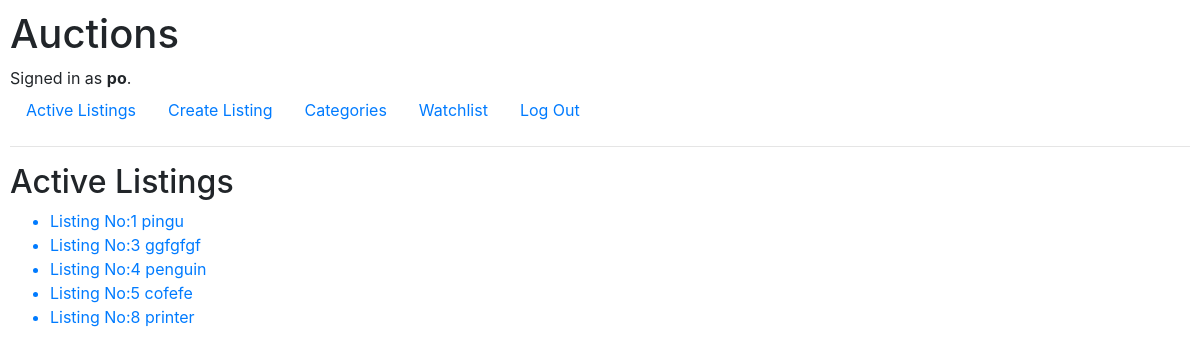
Screenshot of / (signed in) with the database file from the repository.
### auctions/models.py (models this page shows, shortened)
class User(AbstractUser):
    pass

class Auction(models.Model):
    user = models.ForeignKey(User, on_delete=models.CASCADE)
    active = models.BooleanField(blank=False, default=True)
    title = models.CharField(max_length=100, blank=False)
    description = models.TextField(blank=False)
    category = models.ForeignKey(Category,blank=True, on_delete=models.PROTECT, related_name="categories")
    start_bid = models.FloatField()
    image = models.URLField(blank=True, null=True)
    winner = models.ForeignKey(User, blank=True, on_delete = models.CASCADE, related_name="auction_winner", null=True)

### auctions/views.py (the view)
# urls.py: path("", views.index, name="index"),
def index(request):
    return render(request, "auctions/index.html", {
        "auctions": Auction.objects.all().filter(active=True)
    })

### auctions/templates/auctions/index.html
{% extends "auctions/layout.html" %}
{% block body %}
    <h2>Active Listings</h2>
    <ul>
        {% for auction in auctions %}
            <a href="{% url 'listing' auction.id %}"><li>Listing No:{{ auction.id}} {{ auction.title }}</li></a>
        {% endfor %}
    </ul>
{% endblock %}

### auctions/templates/auctions/layout.html (shortened to what this page needs)
{% load static %}
<!DOCTYPE html>
<html lang="en">
    <head>
        <link rel="stylesheet" href="https://stackpath.bootstrapcdn.com/bootstrap/4.4.1/css/bootstrap.min.css">
        <link href="{% static 'auctions/styles.css' %}" rel="stylesheet">
    </head>
    <body>
        <h1>Auctions</h1>
        <div>
            {% if user.is_authenticated %}
                Signed in as <strong>{{ user.username }}</strong>.
            {% else %}
                Not signed in.
            {% endif %}
        </div>
        <ul class="nav">
            <li class="nav-item">
                <a class="nav-link" href="{% url 'index' %}">Active Listings</a>
            </li>
            <li class="nav-item">
                <a class="nav-link" href="{% url 'create' %}">Create Listing</a>
            </li>
            <li class="nav-item">
                <a class="nav-link" href="{% url 'categories' %}">Categories</a>
            </li>
            {% if user.is_authenticated %}
                <li class="nav-item">
                    <a class="nav-link" href="{% url 'watchlist' %}">Watchlist</a>
                </li>
                <li class="nav-item">
                    <a class="nav-link" href="{% url 'logout' %}">Log Out</a>
                </li>
            {% endif %}
        </ul>
        <hr>
        {% block body %}
        {% endblock %}
    </body>
</html>

### auctions/static/auctions/styles.css (style rules this page uses)
body { padding: 10px; }

### rows the page displays
User: username "po"
Auction: id "1", title "pingu"
Auction: id "3", title "ggfgfgf"
Auction: id "4", title "penguin"
Auction: id "5", title "cofefe"
Auction: id "8", title "printer"
